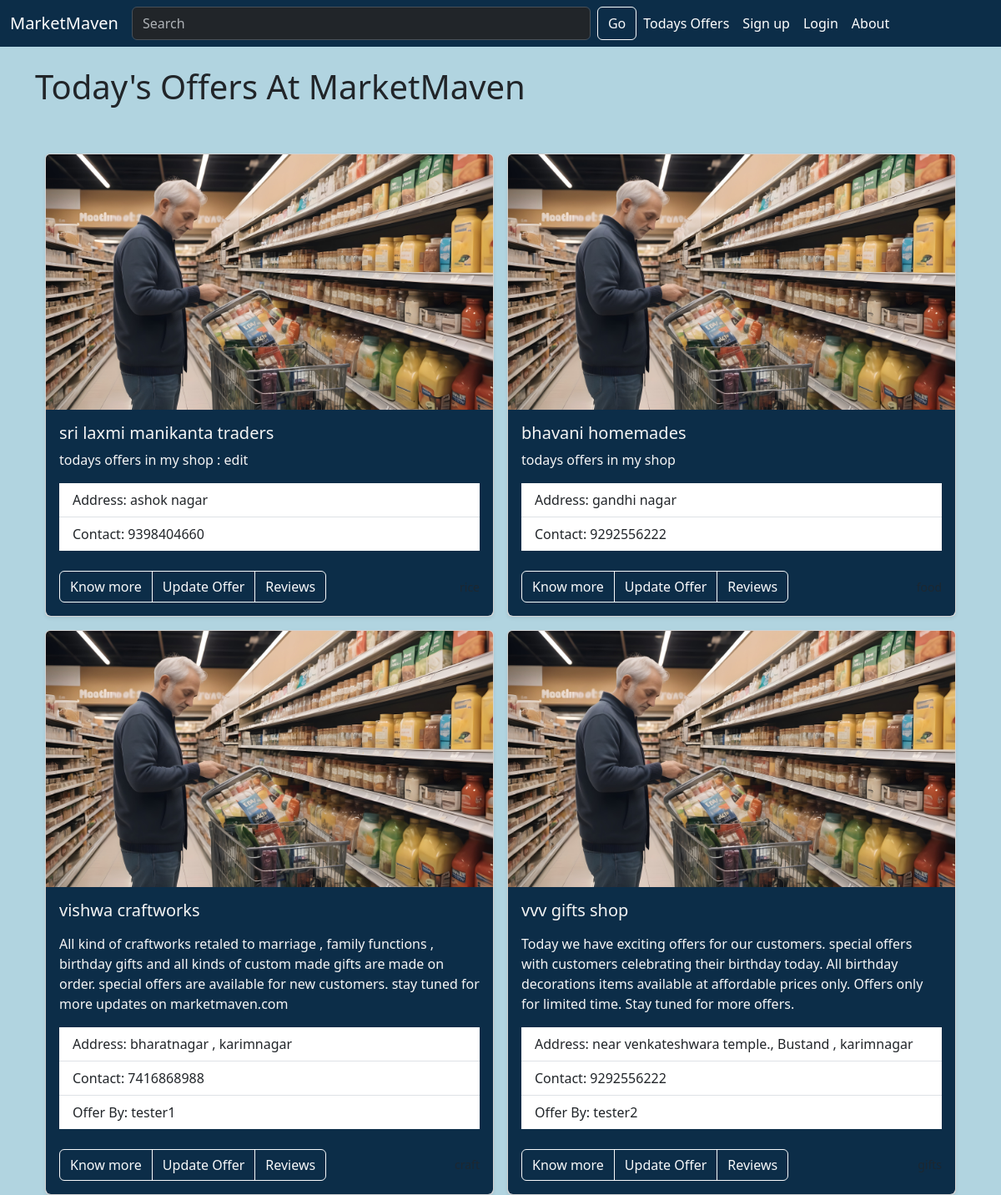
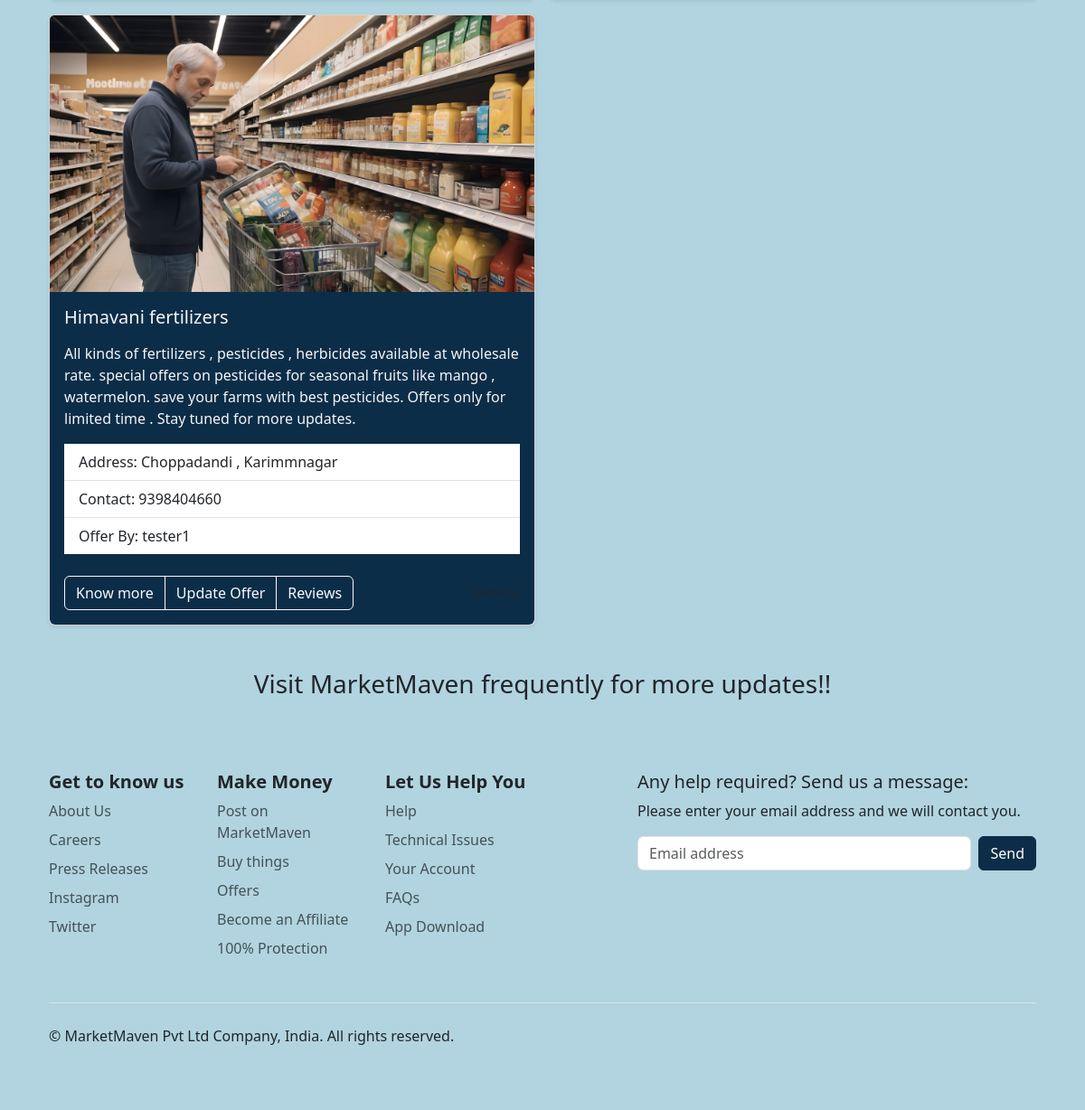
The page /posts on the database its author committed (2 pictures, top to bottom).
### app.py (models this page shows, shortened)
class Posts(db.Model):
    id = db.Column(db.Integer , primary_key=True)
    shopname = db.Column(db.String(100))
    content = db.Column(db.Text)
    address = db.Column(db.String(150))
    contact = db.Column(db.String(10))
    date_posted = db.Column(db.DateTime ,default = datetime.utcnow)
    slug = db.Column(db.String(150))
    offer_id = db.Column(db.Integer , db.ForeignKey('users.id'))

class Users(db.Model,UserMixin):
    id = db.Column(db.Integer,primary_key = True)
    username = db.Column(db.String(25),nullable = False , unique = True)
    name = db.Column(db.String(100) , nullable = False)
    email = db.Column(db.String(150) , nullable = False , unique = True )
    hometown = db.Column(db.String(120) , nullable = False )
    date_added = db.Column(db.DateTime, default = datetime.utcnow)
    profile_pic = db.Column(db.String() , nullable = True)
    password_hash = db.Column(db.String(128))
    posts = db.relationship('Posts' , backref = 'offer')
    @property
    def password(self):
        raise AttributeError('password is not a readable attribute')

### app.py (the view)
@app.route('/posts')
def posts():
    posts = Posts.query.order_by(Posts.date_posted)
    return render_template("posts.html", posts = posts)

### webforms.py
class SearchForm(FlaskForm):
     searched = StringField("searched",validators=[DataRequired()])
     submit = SubmitField("Submit")

### app.py (called while the page is built)
@app.context_processor
def base():
    form = SearchForm()
    return dict(form = form)

### templates/posts.html (shortened to what this page needs)
{% extends 'base.html' %}
{% block content %}
<h1>Today's Offers At MarketMaven </h1>
<div class="album py-5 bg-darkblue rounded">
  <div class="container">
    <div class="row row-cols-1 row-cols-md-2 g-3">
      {% for post in posts %}
      <div class="col">
        <div class="card shadow-sm">
          <img src="{{ url_for('static',filename = 'images/carosuel0.jpg')}}" class="card-img-top" alt="{{ post.shopname }}">
          <div class="card-body rounded-bottom" style="background-color: #0C2D48; color: whitesmoke">
            <h5 class="card-title">{{ post.shopname|safe }}</h5>
            <p class="card-text">{{ post.content|safe }}</p>
            <ul class="list-group list-group-flush">
              <li class="list-group-item">Address: {{ post.address|safe }}</li>
              <li class="list-group-item">Contact: {{ post.contact|safe }}</li>
              {% if post.offer.name %}
              <li class="list-group-item">Offer By: {{ post.offer.name|safe }}</li>
              {% endif %}
            </ul>
            <br/>
            <div class="d-flex justify-content-between align-items-center">
              <div class="btn-group">
                <a href="{{ url_for('post', id = post.id)}}" class="btn btn-outline-light">Know more</a>
                <a href="{{ url_for('edit_post', id = post.id)}}" class="btn btn-outline-light">Update Offer</a>
                <a href="{{ url_for('reviews')}}" class="btn btn-outline-light">Reviews</a>
              </div>
              <small class="text-body-secondary">{{ post.slug }}</small>
            </div>
          </div>
        </div>
      </div>
      {% endfor %}
    </div>
  </div>
</div>
<center>
<h3>Visit MarketMaven frequently for more updates!!</h3>
</center>
</body>
<br/>
<div class="container">
  <footer class="py-5">
    <div class="row">
      <div class="col-6 col-md-2 mb-3">
        <h5><strong>Get to know us</strong></h5>
        <ul class="nav flex-column">
          <li class="nav-item mb-2"><a href="#" class="nav-link p-0 text-body-secondary">About Us</a></li>
          <li class="nav-item mb-2"><a href="#" class="nav-link p-0 text-body-secondary">Careers</a></li>
          <li class="nav-item mb-2"><a href="#" class="nav-link p-0 text-body-secondary">Press Releases</a></li>
          <li class="nav-item mb-2"><a href="#" class="nav-link p-0 text-body-secondary">Instagram</a></li>
          <li class="nav-item mb-2"><a href="#" class="nav-link p-0 text-body-secondary">Twitter</a></li>
        </ul>
      </div>
      <div class="col-6 col-md-2 mb-3">
        <h5><strong>Make Money</strong></h5>
        <ul class="nav flex-column">
          <li class="nav-item mb-2"><a href="#" class="nav-link p-0 text-body-secondary">Post on MarketMaven</a></li>
          <li class="nav-item mb-2"><a href="#" class="nav-link p-0 text-body-secondary">Buy things</a></li>
          <li class="nav-item mb-2"><a href="#" class="nav-link p-0 text-body-secondary">Offers</a></li>
          <li class="nav-item mb-2"><a href="#" class="nav-link p-0 text-body-secondary">Become an Affiliate</a></li>
          <li class="nav-item mb-2"><a href="#" class="nav-link p-0 text-body-secondary">100% Protection</a></li>
        </ul>
      </div>
      <div class="col-6 col-md-2 mb-3">
        <h5><strong>Let Us Help You</strong></h5>
        <ul class="nav flex-column">
          <li class="nav-item mb-2"><a href="#" class="nav-link p-0 text-body-secondary">Help</a></li>
          <li class="nav-item mb-2"><a href="#" class="nav-link p-0 text-body-secondary">Technical Issues</a></li>
          <li class="nav-item mb-2"><a href="#" class="nav-link p-0 text-body-secondary">Your Account</a></li>
          <li class="nav-item mb-2"><a href="#" class="nav-link p-0 text-body-secondary">FAQs</a></li>
          <li class="nav-item mb-2"><a href="#" class="nav-link p-0 text-body-secondary">App Download</a></li>
        </ul>
      </div>
      <div class="col-md-5 offset-md-1 mb-3">
        <form>
          <h5>Any help required? Send us a message:</h5>
          <p>Please enter your email address and we will contact you.</p>
          <div class="d-flex flex-column flex-sm-row w-100 gap-2">
            <input id="newsletter1" type="text" class="form-control" placeholder="Email address">
            <button class="btn btn-primary" style="background-color: #0C2D48; border-color: #0C2D48;">Send</button>
          </div>
        </form>
      </div>
    </div>
    <div class="d-flex flex-column flex-sm-row justify-content-between py-4 my-4 border-top">
      <p>© MarketMaven Pvt Ltd Company, India. All rights reserved.</p>
      <ul class="list-unstyled d-flex">
        <li class="ms-3"><a class="link-body-emphasis" href="#"><svg class="bi" width="24" height="24"><use xlink:href="#twitter"></use></svg></a></li>
        <li class="ms-3"><a class="link-body-emphasis" href="#"><svg class="bi" width="24" height="24"><use xlink:href="#instagram"></use></svg></a></li>
        <li class="ms-3"><a class="link-body-emphasis" href="#"><svg class="bi" width="24" height="24"><use xlink:href="#facebook"></use></svg></a></li>
      </ul>
    </div>
  </footer>
</div>
{% endblock %}

### templates/base.html (shortened to what this page needs)
<!doctype html>
<html lang="en">
  <head>
    <link href = "{{ url_for('static',filename = 'css/style.css')}}" rel = "stylesheet" >
    <link href="https://cdn.jsdelivr.net/npm/bootstrap@5.3.3/dist/css/bootstrap.min.css" rel="stylesheet">
  </head>
  <body style="background-color: #B1D4E0;" >
    {% include 'navbar.html' %}
    <br/>
    <div class = "container">
        {% block content %}
        {% endblock %}
  </body>
</html>

### templates/navbar.html (shortened to what this page needs)
<nav class="navbar navbar-expand-lg bg-custom" data-bs-theme="dark" >
    <div class="container-fluid">
      <a class="navbar-brand" href="{{ url_for('index') }}">MarketMaven</a>
      <div class="collapse navbar-collapse" id="navbarSupportedContent">
        <ul class="navbar-nav me-auto mb-2 mb-lg-0">
          <form method = "POST" action = "{{ url_for('search')}}"class="d-flex" role="search">
            <input class="form-control me-2" type="search" placeholder="Search" aria-label="Search" name = "searched" style = "width: 550px">
            <button class="btn btn-outline-light" type="submit">Go</button>
          </form>
          <li class="nav-item">
           <a class="nav-link active" aria-current="page" href="{{ url_for('posts')}}">Todays Offers</a>
          </li>
         {% if current_user.is_authenticated %}
            <li class="nav-item">
              <a class="nav-link active" aria-current="page" href="{{ url_for('add_post')}}">Add Post</a>
            </li>
            {% if current_user.id == 1 %}
            <li class="nav-item">
              <a class="nav-link active" aria-current="page" href="{{ url_for('admin')}}">Admin</a>
            </li>
            {% endif %}
            <li class="nav-item">
              <a class="nav-link active "data-bs-toggle="modal" data-bs-target="#logoutModal" aria-current="page" href="{{ url_for('logout')}}">Logout</a>
            </li>
            <div class="modal fade" id="logoutModal" tabindex="-1" aria-labelledby="logoutModalLabel" aria-hidden="true">
              <div class="modal-dialog modal-dialog-centered">
                <div class="modal-content">
                  <div class="modal-header">
                    <h5 class="modal-title text-white" id="logoutModalLabel">Logout Confirmation</h5>
                    <button type="button" class="btn-close" data-bs-dismiss="modal" aria-label="Close"></button>
                  </div>
                  <div class="modal-body">
                    <h7 class = "text-white">Are you sure you want to logout?</h7>
                  </div>
                  <div class="modal-footer">
                    <a href="{{ url_for('dashboard') }}" class="btn btn-success">Go back</a>
                    <a href="{{ url_for('logout') }}" class="btn btn-danger">Logout</a>
                  </div>
                </div>
              </div>
            </div>
            {% else %}
            <li class="nav-item">
              <a class="nav-link active" aria-current="page" href="{{ url_for('add_user')}}">Sign up</a>
            </li>
            <li class="nav-item">
              <a class="nav-link active" aria-current="page" href="{{ url_for('login')}}">Login</a>
            </li>
            <li class="nav-item">
              <a class="nav-link active" aria-current="page" href="{{ url_for('about')}}">About</a>
            </li>
            {% endif %}
        </ul>
      </div>
    </div>
  </nav>

### static/css/style.css (style rules this page uses)
h1 { color : darkblue; font-size: 60px; }
body { background-color : #145DA0; }
.bg-custom { background-color: #0C2D48; }

### rows shown on the page
Posts: shopname "sri laxmi manikanta traders", content "todays offers in my shop : edit", address "ashok nagar", contact "9398404660"
Posts: shopname "bhavani homemades", content "todays offers in my shop", address "gandhi nagar", contact "9292556222"
Posts: shopname "vishwa craftworks", content "All kind of craftworks retaled to marriage , family functions , birthday gifts and all kinds of custom made gifts are made on order. special offers are available for new customers. stay tuned for more updates on marketmaven.com", address "bharatnagar , karimnagar", contact "7416868988", offer.name "tester1"
Posts: shopname "vvv gifts shop", content "Today we have exciting offers for our customers. special offers with customers celebrating their birthday today. All birthday decorations items available at affordable prices only. Offers only for limited time. Stay tuned for more offers.", address "near venkateshwara temple., Bustand , karimnagar", contact "9292556222", offer.name "tester2"
Posts: shopname "Himavani fertilizers", content "All kinds of fertilizers , pesticides , herbicides available at wholesale rate. special offers on pesticides for seasonal fruits like mango , watermelon. save your farms with best pesticides. Offers only for limited time . Stay tuned for more updates.", address "Choppadandi , Karimmnagar", contact "9398404660", offer.name "tester1"
